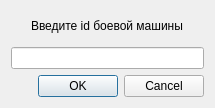
<?xml version="1.0" encoding="UTF-8"?>
<ui version="4.0">
 <class>DelDialog</class>
 <widget class="QDialog" name="DelDialog">
  <property name="geometry">
   <rect>
    <x>0</x>
    <y>0</y>
    <width>215</width>
    <height>108</height>
   </rect>
  </property>
  <property name="maximumSize">
   <size>
    <width>215</width>
    <height>108</height>
   </size>
  </property>
  <property name="windowTitle">
   <string>id BM</string>
  </property>
  <layout class="QGridLayout" name="gridLayout_2">
   <item row="0" column="0">
    <layout class="QGridLayout" name="gridLayout">
     <item row="0" column="0">
      <spacer name="horizontalSpacer">
       <property name="orientation">
        <enum>Qt::Horizontal</enum>
       </property>
       <property name="sizeHint" stdset="0">
        <size>
         <width>40</width>
         <height>20</height>
        </size>
       </property>
      </spacer>
     </item>
     <item row="0" column="1">
      <widget class="QLabel" name="messLabel">
       <property name="text">
        <string>Введите id боевой машины</string>
       </property>
       <property name="scaledContents">
        <bool>false</bool>
       </property>
      </widget>
     </item>
     <item row="0" column="2">
      <spacer name="horizontalSpacer_2">
       <property name="orientation">
        <enum>Qt::Horizontal</enum>
       </property>
       <property name="sizeHint" stdset="0">
        <size>
         <width>40</width>
         <height>20</height>
        </size>
       </property>
      </spacer>
     </item>
     <item row="1" column="0" colspan="3">
      <widget class="QLineEdit" name="lineEdit"/>
     </item>
    </layout>
   </item>
   <item row="1" column="0">
    <widget class="QDialogButtonBox" name="buttonBox">
     <property name="orientation">
      <enum>Qt::Horizontal</enum>
     </property>
     <property name="standardButtons">
      <set>QDialogButtonBox::Cancel|QDialogButtonBox::Ok</set>
     </property>
    </widget>
   </item>
  </layout>
 </widget>
 <resources/>
 <connections>
  <connection>
   <sender>buttonBox</sender>
   <signal>accepted()</signal>
   <receiver>DelDialog</receiver>
   <slot>accept()</slot>
   <hints>
    <hint type="sourcelabel">
     <x>248</x>
     <y>254</y>
    </hint>
    <hint type="destinationlabel">
     <x>157</x>
     <y>274</y>
    </hint>
   </hints>
  </connection>
  <connection>
   <sender>buttonBox</sender>
   <signal>rejected()</signal>
   <receiver>DelDialog</receiver>
   <slot>reject()</slot>
   <hints>
    <hint type="sourcelabel">
     <x>316</x>
     <y>260</y>
    </hint>
    <hint type="destinationlabel">
     <x>286</x>
     <y>274</y>
    </hint>
   </hints>
  </connection>
 </connections>
</ui>
